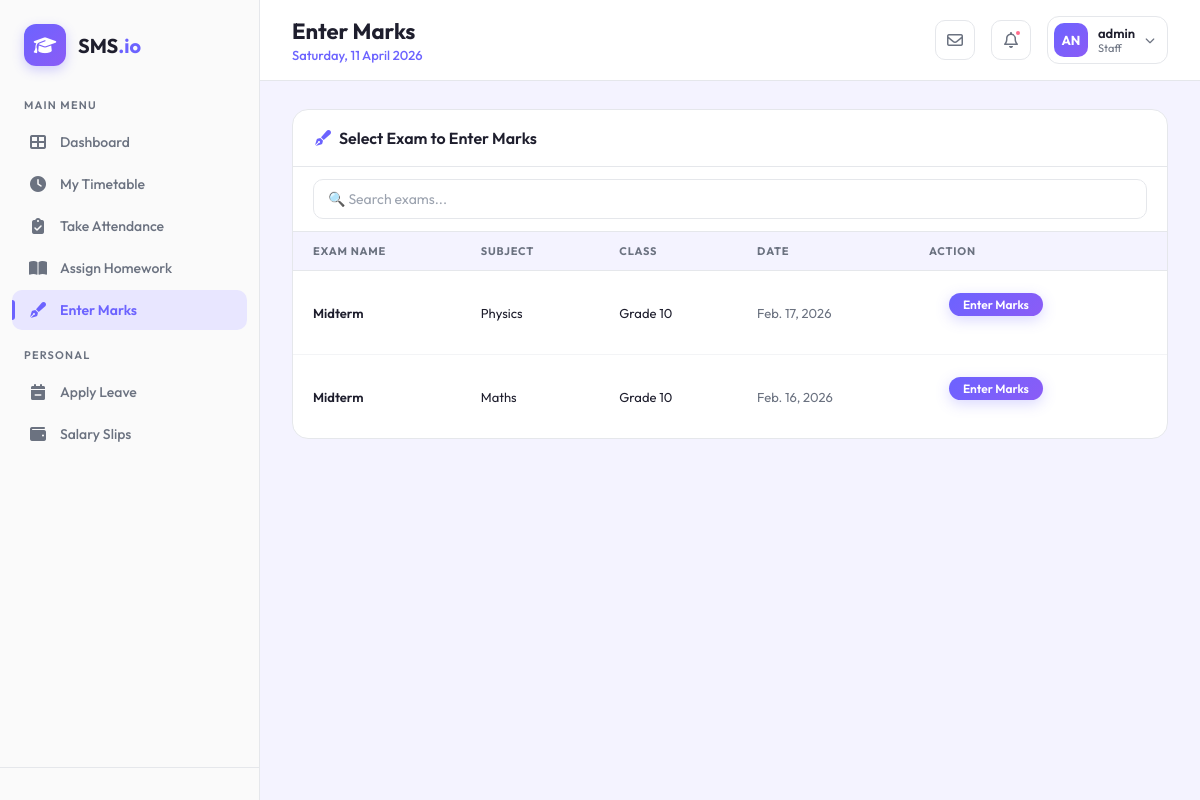
Screenshot of /staff/marks/select/ (signed in) with the database file from the repository.
### core/models.py (models this page shows, shortened)
class User(AbstractUser):
    class Role(models.TextChoices):
        ADMIN = "ADMIN", "Admin"
        STUDENT = "STUDENT", "Student"
        PARENT = "PARENT", "Parent"
        TEACHER = "TEACHER", "Teacher"
        STAFF = "STAFF", "Staff"
        TRANSPORT_MANAGER = "TRANSPORT_MANAGER", "Transport Manager"
    base_role = Role.ADMIN
    role = models.CharField(max_length=50, choices=Role.choices)

### academics/models.py (models this page shows, shortened)
class Exam(models.Model):
    name = models.CharField(max_length=100)
    date = models.DateField()
    subject = models.ForeignKey(Subject, on_delete=models.CASCADE, related_name='exams')
    class_group = models.ForeignKey(Class, on_delete=models.CASCADE, related_name='exams')
    total_marks = models.PositiveIntegerField()

class Subject(models.Model):
    name = models.CharField(max_length=100)
    code = models.CharField(max_length=20, unique=True)
    classes = models.ManyToManyField(Class, related_name='subjects')
    teacher = models.ForeignKey('staff.Staff', on_delete=models.SET_NULL, null=True, blank=True, related_name='subjects_taught')

class Class(models.Model):
    name = models.CharField(max_length=50)
    section = models.CharField(max_length=5)
    teacher = models.ForeignKey('staff.Staff', on_delete=models.SET_NULL, null=True, blank=True, related_name='class_teacher')
    class Meta:
        unique_together = ('name', 'section')
        verbose_name_plural = "Classes"

### staff/views.py (the view)
# urls.py: path('marks/select/', views.select_exam, name='select_exam'),
@login_required
def select_exam(request):
    exams = Exam.objects.all().order_by('-date')
    return render(request, 'staff/select_exam.html', {'exams': exams})

### staff/templates/staff/select_exam.html (shortened to what this page needs)
{% extends 'dashboard_base.html' %}
{% block header_title %}Enter Marks{% endblock %}
{% block user_role %}Staff{% endblock %}
{% block sidebar_nav %}
<a href="{% url 'staff:dashboard' %}" class="nav-item">
    <i class="fas fa-th-large"></i> Dashboard
</a>
<a href="{% url 'staff:timetable' %}" class="nav-item">
    <i class="fas fa-clock"></i> My Timetable
</a>
<a href="{% url 'staff:select_attendance_class' %}" class="nav-item">
    <i class="fas fa-clipboard-check"></i> Take Attendance
</a>
<a href="{% url 'staff:assign_homework' %}" class="nav-item">
    <i class="fas fa-book-open"></i> Assign Homework
</a>
<a href="{% url 'staff:select_exam' %}" class="nav-item active">
    <i class="fas fa-pen-fancy"></i> Enter Marks
</a>
<div class="nav-label">Personal</div>
<a href="{% url 'staff:apply_leave' %}" class="nav-item">
    <i class="fas fa-calendar-minus"></i> Apply Leave
</a>
<a href="{% url 'staff:view_salary' %}" class="nav-item">
    <i class="fas fa-wallet"></i> Salary Slips
</a>
{% endblock %}
{% block dashboard_content %}
<div class="content-card animate-in">
    <div class="content-card-header">
        <h3><i class="fas fa-pen-fancy" style="color: var(--primary); margin-right: 8px;"></i>Select Exam to Enter Marks
        </h3>
    </div>
    <div style="padding: 12px 20px; border-bottom: 1px solid var(--border);">
        <input type="text" id="examSearch" placeholder="🔍 Search exams..." class="form-input">
    </div>
    <div class="content-card-body" style="padding: 0;">
        <div style="overflow-x: auto;">
            <table class="data-table">
                <thead>
                    <tr>
                        <th>Exam Name</th>
                        <th>Subject</th>
                        <th>Class</th>
                        <th>Date</th>
                        <th>Action</th>
                    </tr>
                </thead>
                <tbody id="examTableBody">
                    {% for exam in exams %}
                    <tr>
                        <td style="font-weight: 600;">{{ exam.name }}</td>
                        <td>{{ exam.subject.name }}</td>
                        <td>{{ exam.class_group.name }}</td>
                        <td style="color: var(--text-secondary);">{{ exam.date }}</td>
                        <td>
                            <a href="{% url 'staff:enter_marks' exam.id %}" class="sidebar-create-btn"
                                style="padding: 4px 14px; font-size: 12px; display: inline-flex;">
                                Enter Marks
                            </a>
                        </td>
                    </tr>
                    {% endfor %}
                </tbody>
            </table>
        </div>
    </div>
</div>
{% endblock %}

### core/templates/dashboard_base.html (shortened to what this page needs)
<!DOCTYPE html>
<html lang="en">
<head>
    <link rel="stylesheet" href="https://cdnjs.cloudflare.com/ajax/libs/font-awesome/6.4.0/css/all.min.css">
</head>
<body>
    <div class="dashboard-wrapper">
        <aside class="sidebar" id="sidebar">
            <div class="sidebar-brand">
                <div class="logo-icon">
                    <i class="fas fa-graduation-cap"></i>
                </div>
                <div class="brand-text">SMS<span>.io</span></div>
            </div>
            <nav class="sidebar-nav">
                <div class="nav-label">Main Menu</div>
                {% block sidebar_nav %}{% endblock %}
            </nav>
            <div class="sidebar-footer">
            </div>
        </aside>
        <main class="main-content">
            <header class="top-header">
                <div style="display: flex; align-items: center; gap: 16px;">
                    <div class="header-left">
                        <h1>{% block header_title %}Dashboard{% endblock %}</h1>
                        <div class="header-date">{% now "l, d F Y" %}</div>
                    </div>
                </div>
                <div class="header-right">
                    <div class="header-icon-btn">
                        <i class="far fa-envelope"></i>
                    </div>
                    <div class="header-icon-btn">
                        <i class="far fa-bell"></i>
                        <span class="notif-dot"></span>
                    </div>
                    <div class="user-profile">
                        <div class="user-avatar">
                            {{ user.username|make_list|first|upper }}{{ user.username|make_list|last|upper }}
                        </div>
                        <div class="user-info">
                            <div class="user-name">{{ user.get_full_name|default:user.username }}</div>
                            <div class="user-role">{% block user_role %}User{% endblock %}</div>
                        </div>
                        <i class="fas fa-chevron-down" style="font-size: 10px; color: var(--text-secondary);"></i>
                    </div>
                </div>
            </header>
            <div class="page-content">
                {% block dashboard_content %}{% endblock %}
            </div>
        </main>
    </div>
</body>
</html>

### rows the page displays
User: username|make_list "A", username|make_list "N", get_full_name "admin"
Exam: name "Midterm", subject.name "Physics", class_group.name "Grade 10", date "Feb. 17, 2026"
Exam: name "Midterm", subject.name "Maths", class_group.name "Grade 10", date "Feb. 16, 2026"
